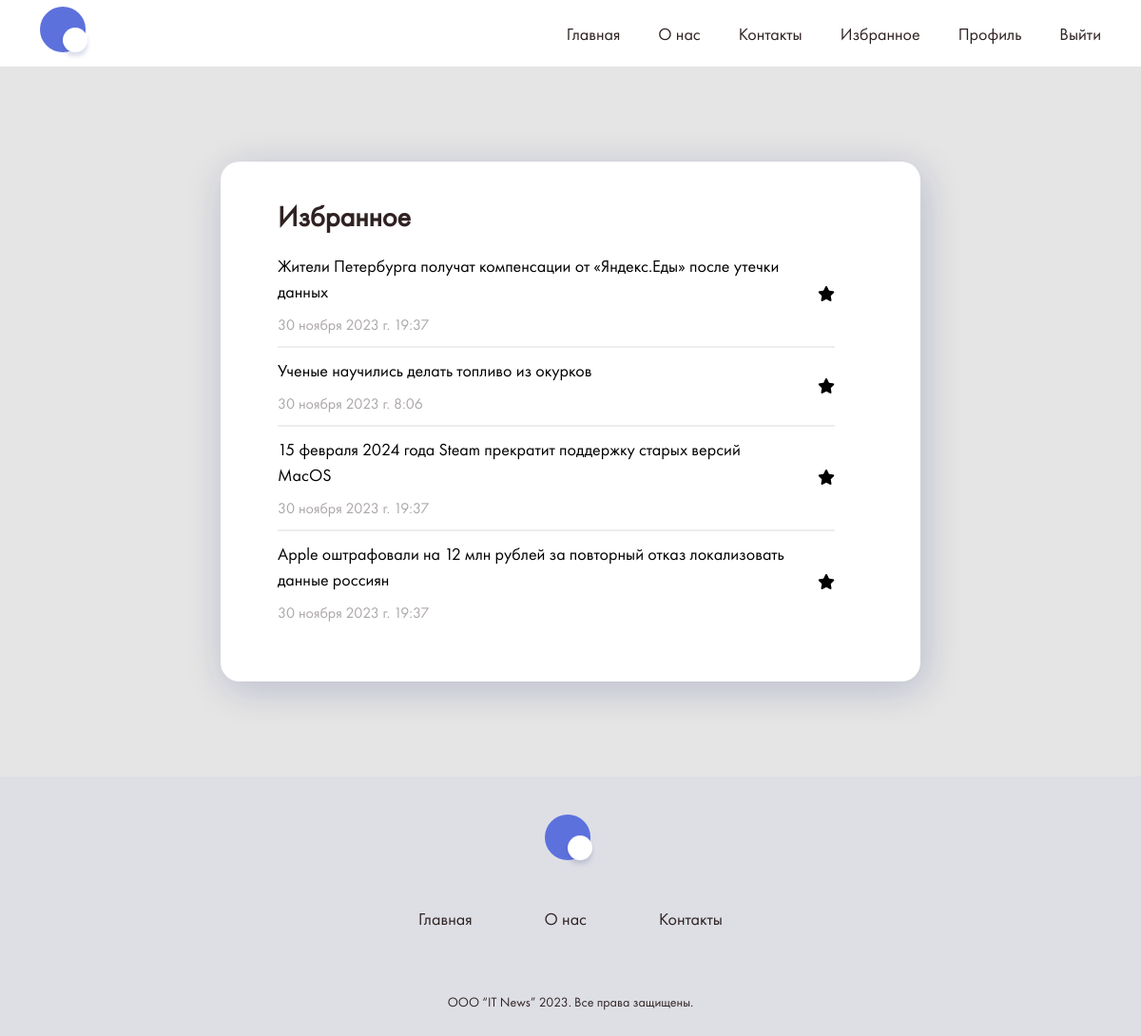
Page /articles/favourite/ (signed in) on the committed database.
### articles/models.py (models this page shows, shortened)
class FavouriteArticle(models.Model):
    class Meta:
        verbose_name = "Избранная статья"
        verbose_name_plural = "Избранные статьи"
    user = models.ForeignKey(to=User, on_delete=models.CASCADE)
    article = models.ForeignKey(to=Article, on_delete=models.CASCADE)

class Article(models.Model):
    class Meta:
        verbose_name = "Статья"
        verbose_name_plural = "Статьи"
    title = models.CharField(max_length=150)
    information = models.TextField()
    image = models.ImageField(null=True, blank=True)
    dateTime = models.DateTimeField(auto_now_add=True)
    category = models.ForeignKey(to=ArticleCategory, on_delete=models.PROTECT)

### articles/views.py (the view)
# urls.py: path('favourite/', favourite, name='favourite'),
def favourite(request):
    favourites = FavouriteArticle.objects.filter(user=request.user).order_by('-id')
    context = {
        "favourites": favourites
    }
    return render(request, 'articles/favourite.html', context=context)

### articles/templates/articles/favourite.html
{% extends 'articles/base.html' %}
{% load static %}
{% block css %}
    <link rel="stylesheet" href="{% static 'css/favourite.css' %}">
{% endblock %}
{% block main %}
    <div class="container">
        <div class="row justify-content-center">
            <div class="col-lg-8 col-12 align-self-center">
                <div class="favourite-content">
                    <h2><b>Избранное</b></h2>
                    {% if favourites %}
                        <div class="favourite-list">
                            {% for favourite in favourites %}
                                <div class="favourite-item">
                                    <div class="favourite-item-wrapper">
                                        <a class="favourite-info" href="{% url 'articles:article' favourite.article.id %}">
                                            <div>
                                                <div class="article">{{ favourite.article.title }}</div>
                                                <div class="date">{{ favourite.article.dateTime }}</div>
                                            </div>
                                        </a>
                                        <a href="{% url 'articles:favourite_remove' favourite.id %}"><i
                                                class="fa-solid fa-star"></i></a>
                                    </div>
                                </div>
                            {% endfor %}
                        </div>
                    {% else %}
                        <div class="favourite-empty">
                            <img src="{% static 'image/not-found.jpg' %}" alt="">
                            <div>Не было добавлено ни одной статьи...</div>
                        </div>
                    {% endif %}
                </div>
            </div>
        </div>
    </div>
{% endblock %}

### static/css/base.css (style rules this page uses)
body { background: #E5E5E5; font-family: 'Futura PT'; }
a { text-decoration: none; }

### static/css/favourite.css (style rules this page uses)
.favourite-content { max-width: 800px; margin: 100px auto; background: #FFFFFF; box-shadow: 4px 8px 40px rgba(8, 24, 111, 0.2); border-radius: 20px; padding: 0px 60px 60px 60px; }
h2 { font-size: 30px; color: #2F2222; padding-top: 40px; margin-bottom: 20px; }
.favourite-list { max-height: 610px; overflow-y: auto; }
.favourite-list:last-child::after { display: none; }
.favourite-item { padding-right: 30px; }
.favourite-item .article { transition: color .1s linear; font-size: 18px; }
.favourite-item a { color: black; text-decoration: none; }
.favourite-item .favourite-info { width: 100%; }
.favourite-item .date { margin-top: 10px; color: rgba(47, 34, 34, .4); display: inline-block; }
.favourite-item::after { content: ''; display: block; width: 100%; height: 1px; border: 1px solid #ededed; margin: 10px 0; }
.favourite-item:last-child::after { display: none; }
.favourite-item-wrapper { display: flex; flex-direction: row; justify-content: space-between; align-items: center; gap: 30px; }

### rows in the picture
FavouriteArticle: article "Жители Петербурга получат компенсации от «Яндекс.Еды» после утечки данных", article.dateTime "30 ноября 2023 г. 19:37"
FavouriteArticle: article "Ученые научились делать топливо из окурков", article.dateTime "30 ноября 2023 г. 8:06"
FavouriteArticle: article "15 февраля 2024 года Steam прекратит поддержку старых версий MacOS", article.dateTime "30 ноября 2023 г. 19:37"
FavouriteArticle: article "Apple оштрафовали на 12 млн рублей за повторный отказ локализовать данные россиян", article.dateTime "30 ноября 2023 г. 19:37"
